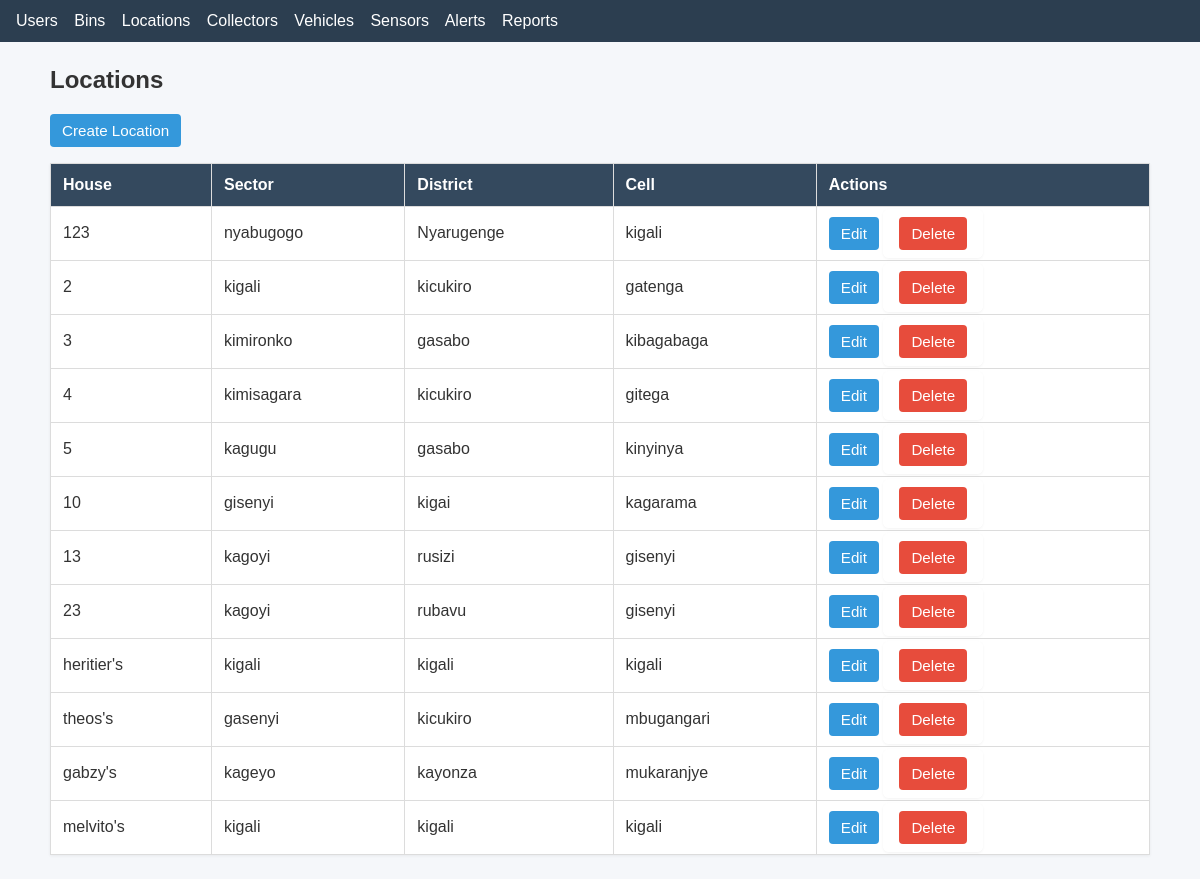
Page /locations/ on the earlier database version.
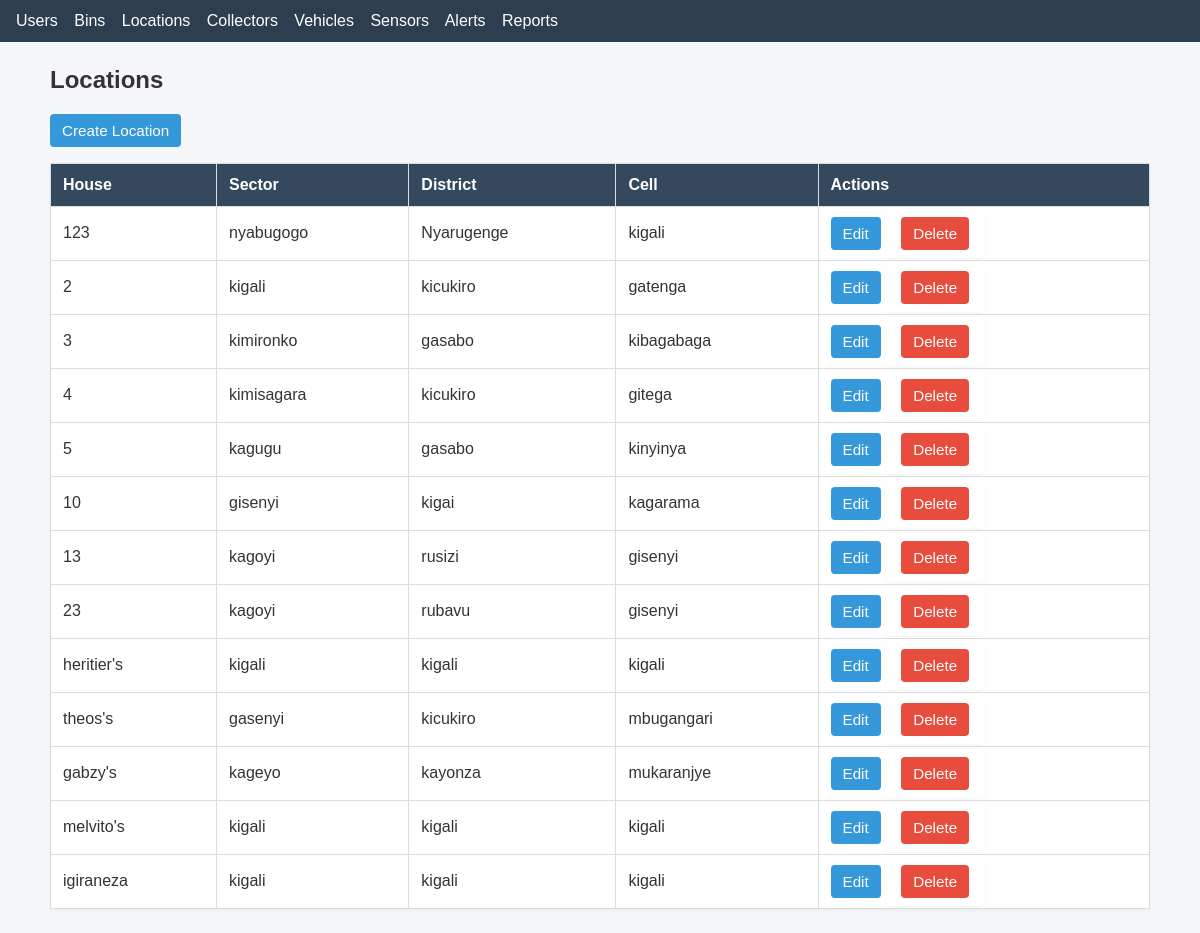
Same page on the later database version.
### stwms/models.py (models this page shows, shortened)
class Location(models.Model):
    house= models.CharField(max_length=10, primary_key=True)
    sector = models.CharField(max_length=20)
    district = models.CharField(max_length=20)
    cell = models.CharField(max_length=20)

### stwms/views.py (the view)
# urls.py: path('locations/', views.location_list, name='location_list'),
def location_list(request):
    locations = Location.objects.all()
    return render(request, "location/location_list.html", {"locations": locations})

### stwms/templates/location/location_list.html
{% extends "base.html" %}
{% block content %}
<h2>Locations</h2>
<p><a class="btn" href="{% url 'stwms:location_create' %}">Create Location</a></p>
<table>
    <thead>
        <tr><th>House</th><th>Sector</th><th>District</th><th>Cell</th><th>Actions</th></tr>
    </thead>
    <tbody>
    {% for location in locations %}
        <tr>
            <td>{{ location.house }}</td>
            <td>{{ location.sector }}</td>
            <td>{{ location.district }}</td>
            <td>{{ location.cell }}</td>
            <td>
                <a class="btn" href="{% url 'stwms:location_update' location.pk %}">Edit</a>
                <form style="display:inline" method="post" action="{% url 'stwms:location_delete' location.pk %}">{% csrf_token %}
                    <button class="btn btn-danger" type="submit">Delete</button>
                </form>
            </td>
        </tr>
    {% empty %}
        <tr><td colspan="5">No locations yet.</td></tr>
    {% endfor %}
    </tbody>
</table>
{% endblock %}

Differences in the rows shown:
added Location: house "igiraneza", sector "kigali", district "kigali", cell "kigali"
